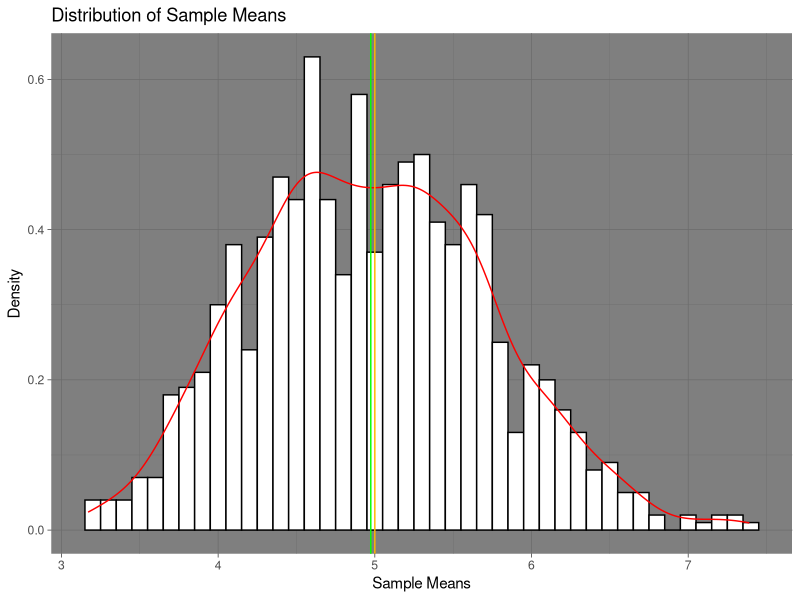

This figure's R source:
## ---- chunk 1
# set seed
set.seed(1234)
# set lambda
lambda <- 0.2
# set number of simulations
n <- 1000
# set number of exponentials
m <- 40
# simulate exponential distribution
sim <- replicate(n, rexp(m, lambda))
# calculate mean of each simulation
means <- apply(sim, 2, mean)
## ---- chunk 2
# calculate mean of means
mean(means)
## ---- chunk 3
# calculate theoretical mean
1 / lambda
## ---- chunk 4
# calculate variance of means
var(means)
## ---- chunk 5
# calculate theoretical variance
(1 / lambda^2) / m
## ---- chunk 6
# Comparison 
var(means)-(1 / lambda^2) / m
## ---- chunk 7
# plot histogram of sample distribution and showing both the mean and theoretical mean
library(ggplot2)
# set the ggplot theme
theme_set(theme_dark())
ggplot(data.frame(means), aes(x = means)) + 
  geom_histogram(aes(y = ..density..), binwidth = 0.1, colour = "black", fill = "#ffffff") +
  geom_density(colour = "red") +
  geom_vline(aes(xintercept = mean(means)), colour = "#04ff00", linetype = "solid", size = 0.5) +
  geom_vline(aes(xintercept = 1 / lambda), colour = "#ffb700", linetype = "solid", size = 0.5) +
  ggtitle("Distribution of Sample Means") +
  xlab("Sample Means") +
  ylab("Density")
## ---- chunk 8
# load the ToothGrowth data
data(ToothGrowth)

# Change does column to factor data type
ToothGrowth$dose <- as.factor(ToothGrowth$dose)

# check the structure of the data
str(ToothGrowth)
## ---- chunk 9
# check the first 6 rows of the data
head(ToothGrowth)
## ---- chunk 10
# check the last 6 rows of the data
tail(ToothGrowth)
## ---- chunk 11
# check the dimensions of the data
dim(ToothGrowth)
## ---- chunk 12
# check the names of the data
names(ToothGrowth)
## ---- chunk 13
# check the class of the data
class(ToothGrowth)
## ---- chunk 14
# check the summary of the data
summary(ToothGrowth)
## ---- chunk 15
# check the number of observations in each group
aggregate(len ~ supp + dose, data = ToothGrowth, FUN = length)
## ---- chunk 16
# check the number of observations in each group
aggregate(len ~ supp + dose, data = ToothGrowth, FUN = length)
## ---- chunk 17
# check the number of observations in each group
table(ToothGrowth$supp, ToothGrowth$dose)
## ---- chunk 18
# check for group differences due to different supplement type
# assuming unequal variances between the two groups
t.test(len ~ supp, data = ToothGrowth)
## ---- chunk 19
# Create three sub-groups per dose level pairs in order to check for group differences.
# assuming unequal variances between the two groups
ToothGrowth.doses_0.5_1.0 <- subset(ToothGrowth, dose %in% c(0.5, 1.0))
ToothGrowth.doses_0.5_2.0 <- subset(ToothGrowth, dose %in% c(0.5, 2.0))
ToothGrowth.doses_1.0_2.0 <- subset(ToothGrowth, dose %in% c(1.0, 2.0))

# Check for group differences due to different dose levels of (0.5, 1.0). Assume unequal variances between the two groups.
t.test(len ~ dose, data = ToothGrowth.doses_0.5_1.0)
## ---- chunk 20
# Check for group differences due to different dose levels of (0.5, 2.0). Assume unequal variances between the two groups.
t.test(len ~ dose, data = ToothGrowth.doses_0.5_2.0)
## ---- chunk 21
# Check for group differences due to different dose levels of (1.0, 2.0). Assume unequal variances between the two groups.
t.test(len ~ dose, data = ToothGrowth.doses_1.0_2.0)
